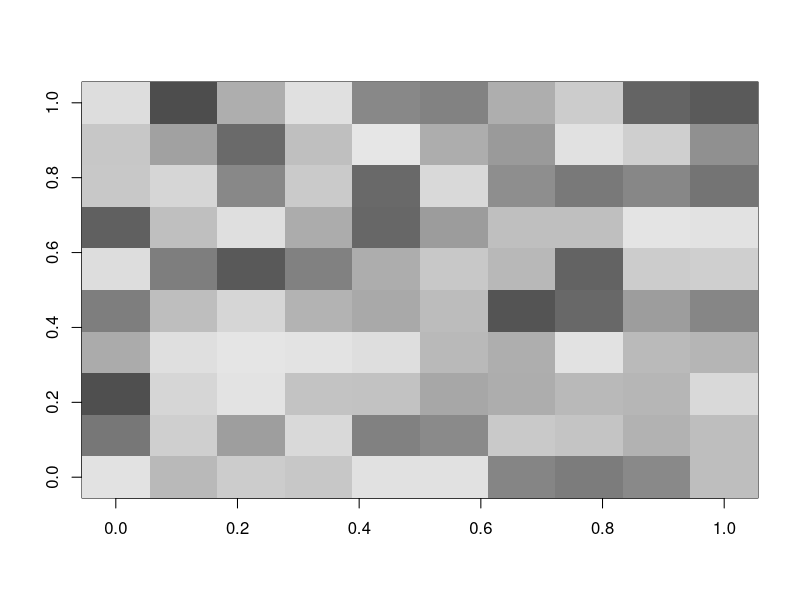

Write R code to recreate this figure.
rm(list=ls())  # limpio la memoria de R

library(jpeg)

n = 10       # tamaño de la matriz cuadrada

img = round(matrix(runif(n*n,min = 0,max = 255), ncol=n)) # crea ima inagen de tamaño nxn

print(img)
print(min(img))
print(max(img))

image(img, col = gray.colors(256))

writeJPEG(img, 'img.jpg')


